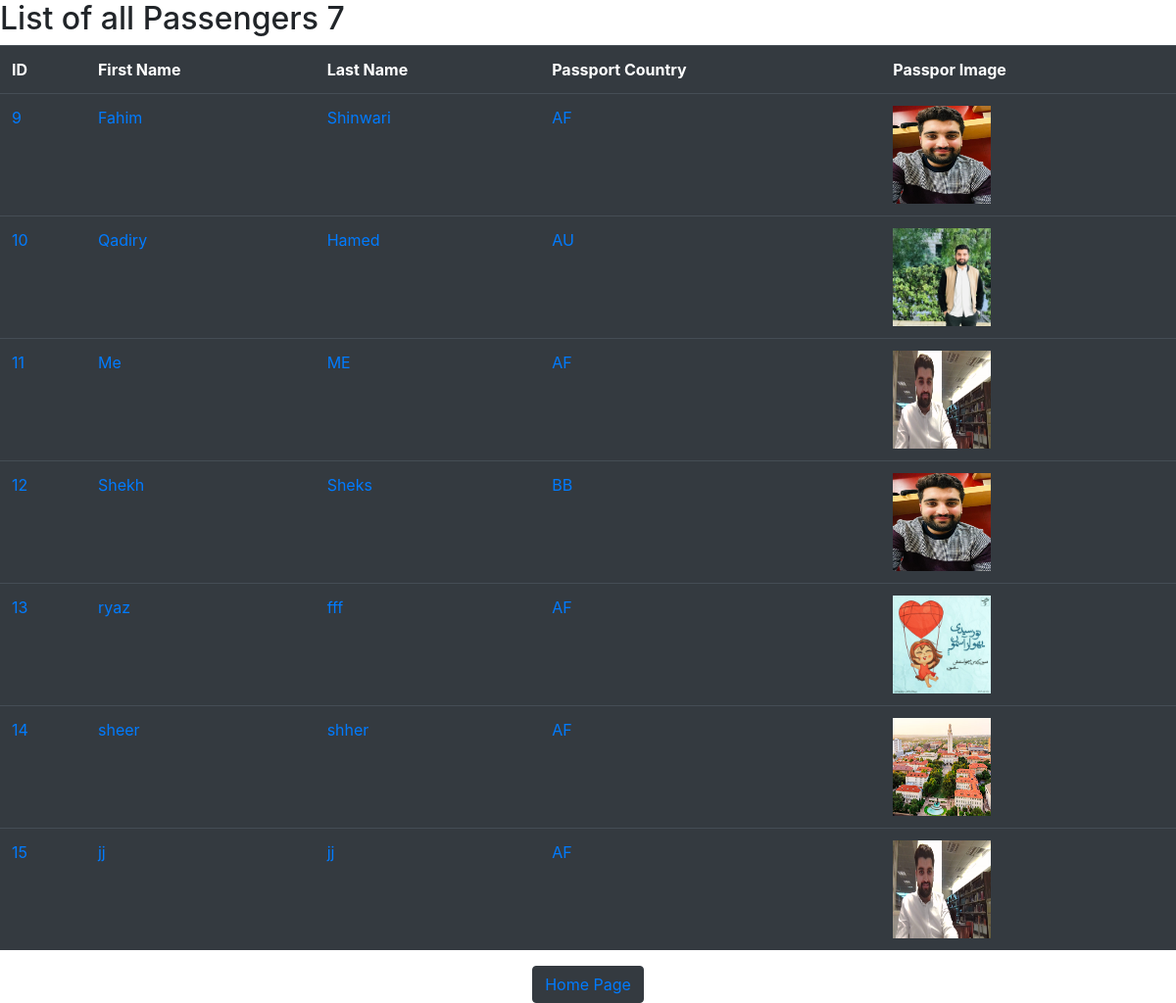
The page /AllPassengers/ (signed in) on the database its author committed.
### FlightsSystem/models.py (models this page shows, shortened)
class PassengersModel(models.Model):
    first = models.CharField(max_length=10)
    last = models.CharField(max_length=20)
    passportCountry = models.CharField(max_length=30)
    passport_photo = models.ImageField(
        upload_to='images/', null=True, blank=True)
    flights = models.ManyToManyField(
        FlightModel, blank=True, related_name="passengers")

### FlightsSystem/views.py (the view)
# urls.py: path("AllPassengers/", views.AllPassengers, name="AllPassengers"),
@login_required(login_url='FlightsSystem:Login')
def AllPassengers(request):
    allPassengers = PassengersModel.objects.all()
    count = allPassengers.count()
    return render(request, "FlightsSystem/AllPassengers.html", {
        "allPassengers": allPassengers,
        "count": count
    })

### FlightsSystem/templates/FlightsSystem/AllPassengers.html (shortened to what this page needs)
{% extends "FLightsSystem/layout.html"%} {% block body%}
<h2>List of all Passengers {{count}}</h2>
<table class="table table-dark table-hover">
  <th>ID</th>
  <th>First Name</th>
  <th>Last Name</th>
  <th>Passport Country</th>
  <th>Passpor Image</th>
  {% for ThisPassenger in allPassengers %}
  <tr>
    <td>
      <a href="{% url 'FlightsSystem:pDetails' ThisPassenger.id %}"
        >{{ThisPassenger.id}}</a
      >
    </td>
    <td>
      <a href="{% url 'FlightsSystem:pDetails' ThisPassenger.id %}"
        >{{ThisPassenger.first}}</a
      >
    </td>
    <td>
      <a href="{% url 'FlightsSystem:pDetails' ThisPassenger.id %}"
        >{{ThisPassenger.last}}</a
      >
    </td>
    <td>
      <a href="{% url 'FlightsSystem:pDetails' ThisPassenger.id %}"
        >{{ThisPassenger.passportCountry}}</a
      >
    </td>
    <td>
      <a href="#" class="image-link">
        <img
          src="{{ ThisPassenger.passport_photo.url }}"
          alt="Passport Photo"
          width="100"
          height="100"
          alt="Passport photo"
        />
      </a>
    </td>
  </tr>
  {% endfor %}
</table>
<div style="text-align: center">
  <button class="btn btn-dark">
    <a href="{% url 'FlightsSystem:index' %}">Home Page</a>
  </button>
</div>
{% endblock%}

### rows shown on the page
PassengersModel: id "9", first "Fahim", last "Shinwari", passportCountry "AF", passport_photo (picture)
PassengersModel: id "10", first "Qadiry", last "Hamed", passportCountry "AU", passport_photo (picture)
PassengersModel: id "11", first "Me", last "ME", passportCountry "AF", passport_photo (picture)
PassengersModel: id "12", first "Shekh", last "Sheks", passportCountry "BB", passport_photo (picture)
PassengersModel: id "13", first "ryaz", last "fff", passportCountry "AF", passport_photo (picture)
PassengersModel: id "14", first "sheer", last "shher", passportCountry "AF", passport_photo (picture)
PassengersModel: id "15", first "jj", last "jj", passportCountry "AF", passport_photo (picture)

### other values the page prints
{{ count }} "7"
